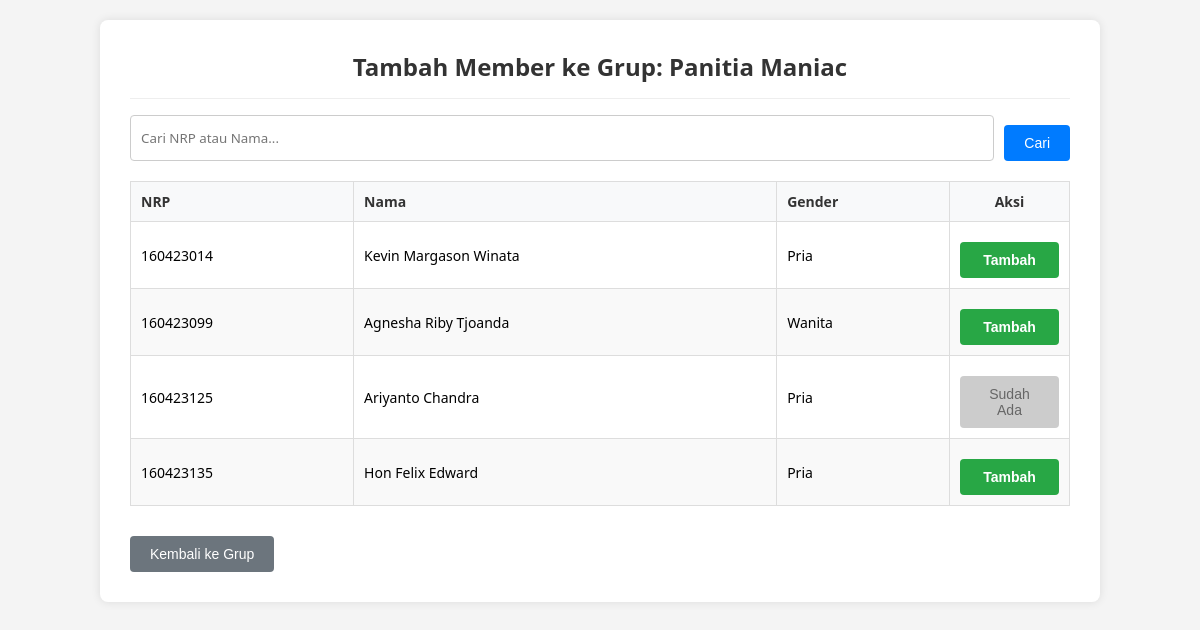
/tambah_member_mahasiswa.php?id=2 (signed in), run on the app's committed database.
### tables this page shows
CREATE TABLE `grup` (
  `idgrup` int(11) NOT NULL,
  `username_pembuat` varchar(20) NOT NULL,
  `nama` varchar(45) DEFAULT NULL,
  `deskripsi` varchar(45) DEFAULT NULL,
  `tanggal_pembentukan` datetime DEFAULT NULL,
  `jenis` enum('Privat','Publik') DEFAULT NULL,
  `kode_pendaftaran` varchar(45) DEFAULT NULL
);

CREATE TABLE `mahasiswa` (
  `nrp` char(9) NOT NULL,
  `nama` varchar(45) DEFAULT NULL,
  `gender` enum('Pria','Wanita') DEFAULT NULL,
  `tanggal_lahir` date DEFAULT NULL,
  `angkatan` year(4) DEFAULT NULL,
  `foto_extention` varchar(4) DEFAULT NULL
);

### src/class/parent.php (called while the page is built, shortened)
<?php
class classParent {
	public function __construct(){
		$this->mysqli =
		new mysqli(SERVER, UID, PWD, DB);
	}
}
?>

### src/class/grup.php (called while the page is built, shortened)
<?php
require_once("parent.php");
class Grup extends classParent {
    public function getGrup($idgrup = null) {
        if ($idgrup) {
            $sql = "SELECT * FROM grup WHERE idgrup = ?";
            $stmt = $this->mysqli->prepare($sql);
            $stmt->bind_param("i", $idgrup);
            $stmt->execute();
            $res = $stmt->get_result();
            $data = $res->fetch_assoc();
            return $data;
        }
    }
}
?>

### src/class/mahasiswa.php (called while the page is built, shortened)
<?php
require_once("parent.php");
class Mahasiswa extends classParent {
    public function getMahasiswa($nrp = null) {
        if ($nrp) {
            $sql = "SELECT * FROM mahasiswa WHERE nrp=?";
            $stmt = $this->mysqli->prepare($sql);
            $stmt->bind_param("s", $nrp);
            $stmt->execute();
            $res = $stmt->get_result();
            $data = $res->fetch_assoc();
            $stmt->close();
            return $data;
        } else {
            $sql = "SELECT * FROM mahasiswa";
            $stmt = $this->mysqli->prepare($sql);
            $stmt->execute();
            $res = $stmt->get_result();
            $data = [];
            while ($row = $res->fetch_assoc()) {
                $data[] = $row;
            }
            return $data;
        }
    }
}
?>

### src/class/member_grup.php (called while the page is built, shortened)
<?php
require_once("parent.php");
class MemberGrup extends classParent {
    public function isMember($idgrup, $username) {
        $sql = "SELECT * FROM member_grup WHERE idgrup = ? AND username = ?";
        $stmt = $this->mysqli->prepare($sql);
        $stmt->bind_param("is", $idgrup, $username);
        $stmt->execute();
        $res = $stmt->get_result();
        $exists = $res->fetch_assoc();
        return $exists ? true : false;
    }
}
?>

### src/tambah_member_mahasiswa.php (the view, shortened to what this page needs)
<?php
require_once("class/member_grup.php");
require_once("class/mahasiswa.php");
require_once("class/grup.php");
$idgrup = $_GET['id'];
$grupObj = new Grup();
$grup = $grupObj->getGrup($idgrup);
$memberObj = new MemberGrup();
$mhsObj = new Mahasiswa();
$allMahasiswa = $mhsObj->getMahasiswa();
$cari = isset($_GET['cari']) ? strtolower($_GET['cari']) : "";
$mahasiswas = [];
foreach ($allMahasiswa as $m) {
    if ($cari == "" ||
        str_contains(strtolower($m['nama']), $cari) ||
        str_contains(strtolower($m['nrp']),  $cari)) {
        $mahasiswas[] = $m;
    }
}
?>
<!DOCTYPE html>
<html>
<head>
    <link rel="stylesheet" href="style.css">
</head>
<body>
<div class="container wide">
    <?php
    echo '<h1>Tambah Member ke Grup: ' . htmlentities($grup['nama']) . '</h1>';
    echo '<form method="get" action="" class="search-box">
        <input type="hidden" name="id" value="' . $idgrup . '">
        <input type="text" name="cari" id="search-input" placeholder="Cari NRP atau Nama..." value="' . htmlentities($cari) . '">
        <button type="submit" class="btn-search">Cari</button>
    </form>';
    echo '<table>
        <thead>
            <tr>
                <th>NRP</th>
                <th>Nama</th>
                <th>Gender</th>
                <th style="text-align:center; width: 120px;">Aksi</th>
            </tr>
        </thead>
        <tbody>';
    if (empty($mahasiswas)) {
        echo '<tr><td colspan="4" style="text-align:center;">Data tidak ditemukan.</td></tr>';
    } else {
        foreach ($mahasiswas as $m) {
            $username_mhs = 's' . $m['nrp'];
            $already = $memberObj->isMember($idgrup, $username_mhs);
            echo '<tr>';
            echo '<td>' . htmlentities($m['nrp']) . '</td>';
            echo '<td>' . htmlentities($m['nama']) . '</td>';
            echo '<td>' . htmlentities($m['gender']) . '</td>';
            echo '<td style="text-align:center;">';
            if ($already) {
                echo '<button class="btn-disabled" disabled>Sudah Ada</button>';
            } else {
                echo '<button class="btn-add btn-add-member" data-group="' . $idgrup . '" data-user="' . $username_mhs . '">Tambah</button>';
            }
            echo '</td>';
            echo '</tr>';
        }
    }
    echo '</tbody></table>';
    echo '<a href="detail_grup.php?id=' . $idgrup . '"><button type="button" class="btn-back">Kembali ke Grup</button></a>';
    ?>
</div>
</body>
</html>

### src/style.css (style rules this page uses)
* { box-sizing: border-box; }
body { font-family: 'Segoe UI', Tahoma, Geneva, Verdana, sans-serif; background-color: #f4f4f4; padding: 20px; margin: 0; }
.container { background: white; padding: 30px; border-radius: 8px; width: 95%; max-width: 600px; margin: auto; box-shadow: 0 0 10px rgba(0,0,0,0.1); }
.container.wide { max-width: 1000px; }
h1 { margin-top: 0; color: #333; text-align: center; border-bottom: 1px solid #eee; padding-bottom: 15px; font-size: 24px; }
input[type="text"], input[type="password"], input[type="date"], input[type="datetime-local"], input[type="number"], input[type="file"], select, textarea { width: 100%; padding: 10px; border: 1px solid #ccc; border-radius: 4px; box-sizing: border-box; font-family: inherit; }
button, .btn { cursor: pointer; padding: 10px 20px; border: none; border-radius: 4px; font-size: 14px; margin-top: 10px; transition: background 0.3s; text-decoration: none; display: inline-block; }
.btn-save, .btn-add, .btn-login { background-color: #28a745; color: white; width: 100%; font-weight: bold; }
.btn-back, .btn-secondary { background-color: #6c757d; color: white; }
.btn-primary, .btn-search, .page-link, .btn-menu, .detailBtn { background-color: #007bff; color: white; }
.btn-disabled { background-color: #ccc; color: #666; cursor: not-allowed; }
table { border-collapse: collapse; width: 100%; margin-bottom: 20px; font-size: 14px; }
th, td { border: 1px solid #ddd; padding: 10px; text-align: left; vertical-align: middle; }
th { background-color: #f8f9fa; color: #333; font-weight: 600; }
tr:nth-child(even) { background-color: #f9f9f9; }
.search-box { margin-bottom: 20px; display: flex; gap: 10px; flex-wrap: wrap; }
.search-box input { flex: 1; }

### data on the page
grup: nama "Panitia Maniac"
mahasiswa: nrp "160423014", nama "Kevin Margason Winata", gender "Pria"
mahasiswa: nrp "160423099", nama "Agnesha Riby Tjoanda", gender "Wanita"
mahasiswa: nrp "160423125", nama "Ariyanto Chandra", gender "Pria", shows "Sudah Ada"
mahasiswa: nrp "160423135", nama "Hon Felix Edward", gender "Pria"
